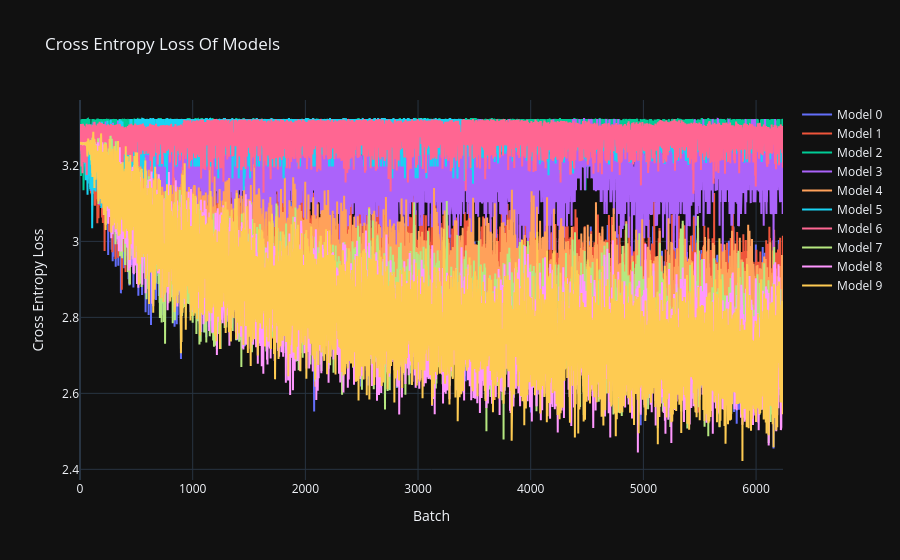

Write notebook code for a chart like this one.
### Code cell
visualise_losses(list(range(10)))

### Figure 1 — Plotly figure (JSON) as saved in the notebook; plotly's stock layout.template omitted (floating-point values rounded to 4 significant figures; data arrays with more than 128 entries replaced by an {"elided": "..."} marker saying what was removed)
{"data": [{"mode": "lines", "name": "Model 0", "type": "scatter", "x": {"elided": "6240 int values"}, "y": {"elided": "6240 float values"}}, {"mode": "lines", "name": "Model 1", "type": "scatter", "x": {"elided": "6240 int values"}, "y": {"elided": "6240 float values"}}, {"mode": "lines", "name": "Model 2", "type": "scatter", "x": {"elided": "6240 int values"}, "y": {"elided": "6240 float values"}}, {"mode": "lines", "name": "Model 3", "type": "scatter", "x": {"elided": "6240 int values"}, "y": {"elided": "6240 float values"}}, {"mode": "lines", "name": "Model 4", "type": "scatter", "x": {"elided": "6240 int values"}, "y": {"elided": "6240 float values"}}, {"mode": "lines", "name": "Model 5", "type": "scatter", "x": {"elided": "6240 int values"}, "y": {"elided": "6240 float values"}}, {"mode": "lines", "name": "Model 6", "type": "scatter", "x": {"elided": "6240 int values"}, "y": {"elided": "6240 float values"}}, {"mode": "lines", "name": "Model 7", "type": "scatter", "x": {"elided": "6240 int values"}, "y": {"elided": "6240 float values"}}, {"mode": "lines", "name": "Model 8", "type": "scatter", "x": {"elided": "6240 int values"}, "y": {"elided": "6240 float values"}}, {"mode": "lines", "name": "Model 9", "type": "scatter", "x": {"elided": "6240 int values"}, "y": {"elided": "6240 float values"}}], "layout": {"title": {"text": "Cross Entropy Loss Of Models"}, "xaxis": {"title": {"text": "Batch"}}, "yaxis": {"title": {"text": "Cross Entropy Loss"}}}}
